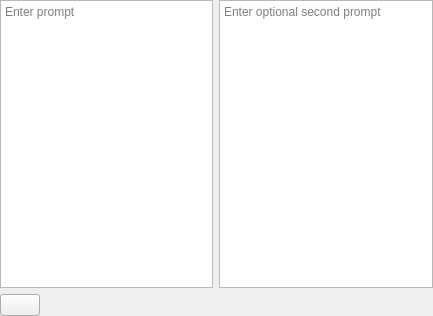
<?xml version="1.0" encoding="UTF-8"?>
<ui version="4.0">
 <class>prompt_container_widget</class>
 <widget class="QWidget" name="prompt_container_widget">
  <property name="geometry">
   <rect>
    <x>0</x>
    <y>0</y>
    <width>433</width>
    <height>316</height>
   </rect>
  </property>
  <property name="windowTitle">
   <string>Form</string>
  </property>
  <layout class="QGridLayout" name="gridLayout">
   <property name="leftMargin">
    <number>0</number>
   </property>
   <property name="topMargin">
    <number>0</number>
   </property>
   <property name="rightMargin">
    <number>0</number>
   </property>
   <property name="bottomMargin">
    <number>0</number>
   </property>
   <item row="0" column="0" colspan="2">
    <layout class="QHBoxLayout" name="horizontalLayout">
     <item>
      <widget class="QPlainTextEdit" name="prompt">
       <property name="placeholderText">
        <string>Enter prompt</string>
       </property>
      </widget>
     </item>
     <item>
      <widget class="QPlainTextEdit" name="secondary_prompt">
       <property name="placeholderText">
        <string>Enter optional second prompt</string>
       </property>
      </widget>
     </item>
    </layout>
   </item>
   <item row="1" column="0">
    <widget class="QPushButton" name="pushButton">
     <property name="text">
      <string/>
     </property>
     <property name="icon">
      <iconset theme="user-trash"/>
     </property>
    </widget>
   </item>
   <item row="1" column="1">
    <spacer name="horizontalSpacer">
     <property name="orientation">
      <enum>Qt::Orientation::Horizontal</enum>
     </property>
     <property name="sizeHint" stdset="0">
      <size>
       <width>396</width>
       <height>20</height>
      </size>
     </property>
    </spacer>
   </item>
  </layout>
 </widget>
 <resources/>
 <connections>
  <connection>
   <sender>pushButton</sender>
   <signal>clicked()</signal>
   <receiver>prompt_container_widget</receiver>
   <slot>handle_delete_prompt_clicked()</slot>
   <hints>
    <hint type="sourcelabel">
     <x>13</x>
     <y>304</y>
    </hint>
    <hint type="destinationlabel">
     <x>124</x>
     <y>-12</y>
    </hint>
   </hints>
  </connection>
 </connections>
 <slots>
  <slot>handle_delete_prompt_clicked()</slot>
 </slots>
</ui>
